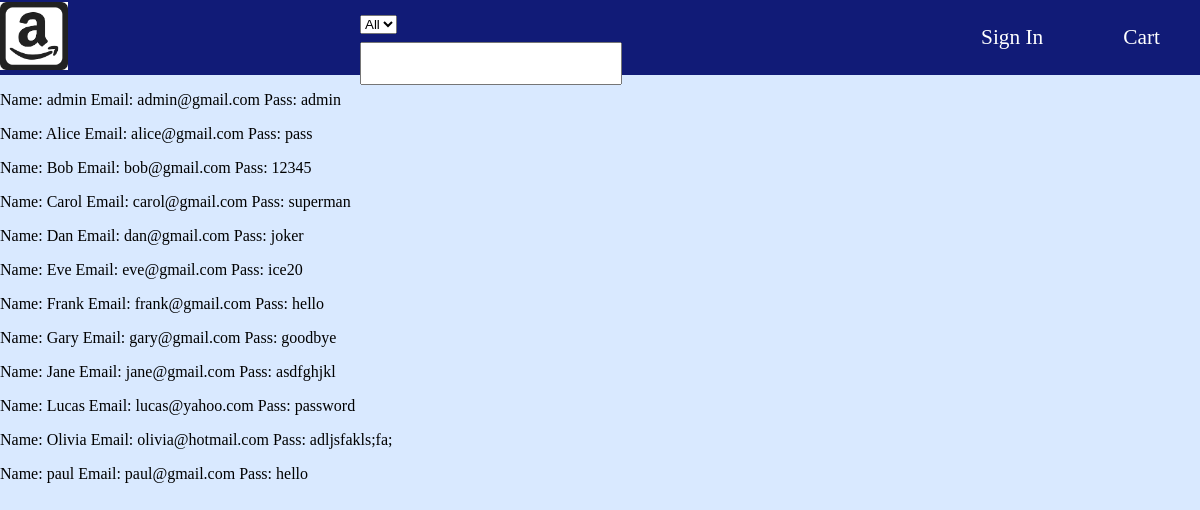
Page /databaseview on the earlier database version.
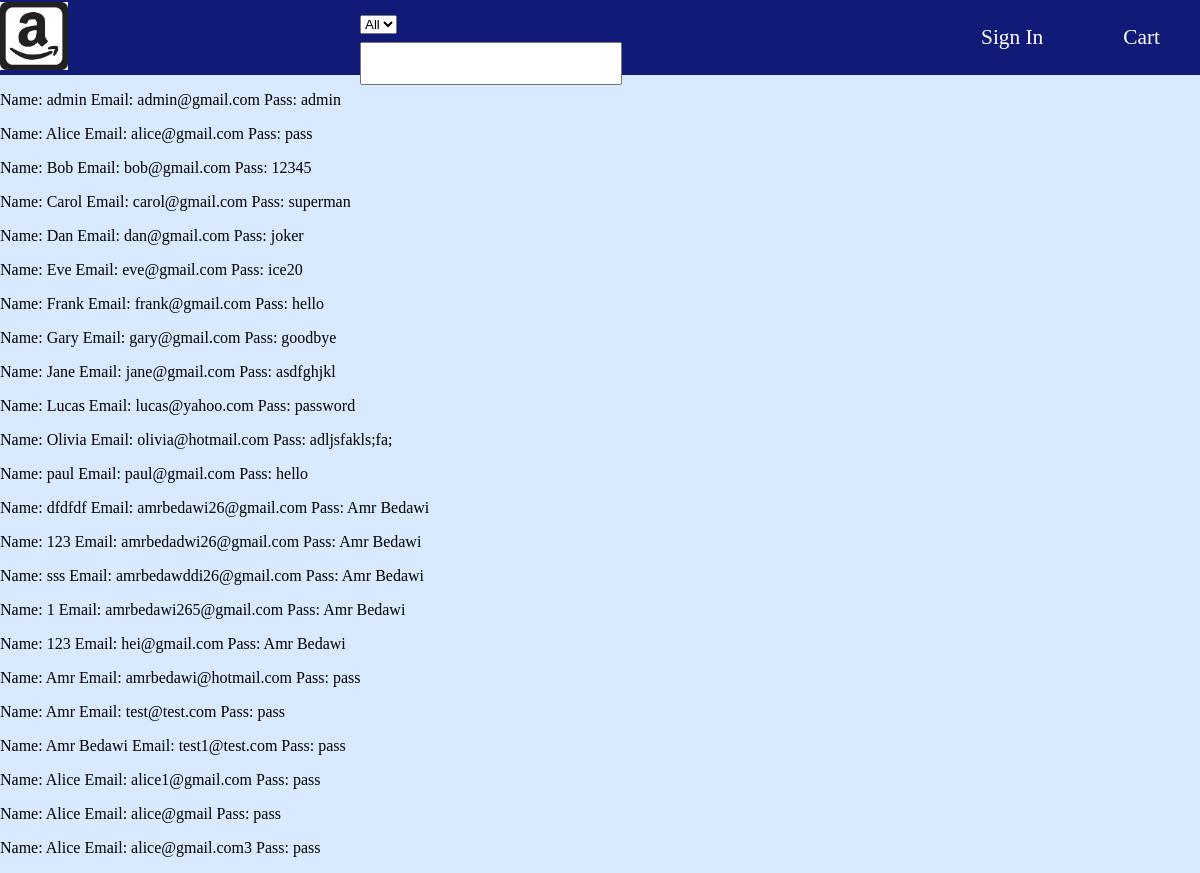
Same page on the later database version.
### models.py (models this page shows, shortened)
class User(Base):
    __tablename__ = 'users'
    id = Column(Integer, primary_key=True)
    email = Column(String(20), unique=True)
    name = Column(String(30), unique=False)
    password = Column(String(20), unique=False)
    balance = Column(Float, unique = False)
    type = Column(String(20), unique=False)
    street = Column(String(20), unique=False)
    city = Column(String(20), unique=False)
    zip = Column(Integer, unique=False)
    state = Column(String(2), unique=False)
    listings = relationship("Listing",back_populates="seller",cascade="all, delete-orphan")
    carts = relationship("Cart",back_populates="user",cascade="all, delete-orphan")
    orders_buy = relationship("Order",back_populates="user",primaryjoin="User.id==Order.user_id",cascade="all, delete-orphan")
    orders_sell = relationship("Order",back_populates="seller",primaryjoin="User.id==Order.seller_id",cascade="all, delete-orphan")
    reviews_buy = relationship("Review",back_populates="user",primaryjoin="User.id==Review.user_id",cascade="all, delete-orphan")
    reviews_sell = relationship("Review",back_populates="seller",primaryjoin="User.id==Review.seller_id",cascade="all, delete-orphan")
    warehouse = relationship("ManagerLocation",back_populates="manager",uselist=False,cascade="all, delete-orphan")
    __table_args__ = (
        CheckConstraint('type="User" OR type="Seller" OR type="Manager" OR type="ADMIN" '),
        CheckConstraint('balance >= 0'),{}
        )

### app.py (the view)
@app.route('/databaseview')
def databaseview():
    return render_template('databaseview.html', values=User.query.all())

### templates/databaseview.html
{% extends 'base.html' %}
{% block body %}
    {% for item in values%}
        <p> Name: {{item.name}} Email: {{item.email}} Pass: {{item.password}} </p>
    {% endfor %}
{% endblock %}

### templates/base.html (shortened to what this page needs)
<!DOCTYPE html>
<html lang="en">
<head>
    <link rel = "stylesheet" href = "{{ url_for('static', filename = 'css/main.css') }}">
</head>
<body>
    {% if type in ['ADMIN'] %}
    <div id = "top-bar">
        <ul id = "nav">
            <li><a href = "/cart" id = "cart">Cart</a></li>
            <li class = "dropdown">
                <a href = "javascript:void(0)" class = "dropmenu">Hi, {{ name }}</a>
                <div class = "dropmenu-content">
                    <a href = "/account">account</a>
                    <a href = "/wallet">balance</a>
                    <a href = "/history">order history</a>
                    <a href = "/browse">Browse Items</a>
                    <a href = "/logout">Log Out</a>
                </div>
            </li>
            <li><a href = "/test">Admin Page</a></li>
        </ul>
        <a href = "/">
            <img src = "{{ url_for('static', filename = 'img/logo1.png') }}" width = "68" height = "68" id = "logo">
        </a>
        <form id = "searchbar" action = "/search-results">
            <select name="search-cats" id="search-cats">
                <option value = "ALL"> All </option>
                {% for category in categories %}
                <option value = {{category.name}} > {{ category.name }} </option>
                {% endfor %}
            </select>
            <input id = "searchtext" type = "text" name = "searchtext">
        </form>
    </div>
    {% else %}
    <div id = "top-bar">
        <ul id = "nav">
            <li><a href = "/cart" id = "cart">Cart</a></li>
            <li class = "dropdown">
                <a href = "/login" class = "dropmenu">Sign In</a>
            </li>
        </ul>
        <a href = "/">
            <img src = "{{ url_for('static', filename = 'img/logo1.png') }}" width = "68" height = "68" id = "logo">
        </a>
        <form id = "searchbar" action = "/search-results">
            <select name="search-cats" id="search-cats">
                <option value = "ALL"> All </option>
            </select>
            <input id = "searchtext" type = "text" name = "searchtext">
        </form>
    </div>
    {% endif %}
    {% block body %}    {% endblock %}
</body>
</html>

### static/css/main.css (style rules this page uses)
body { margin: 0; background-color: rgb(217, 233, 255); }
#nav { list-style-type: none; margin: 0; padding: 0; overflow: hidden; background-color: rgb(17, 27, 119); }
#nav li { float: right; }
li a, .dropmenu { display: inline-block; color: white; text-align: center; font-size: 16pt; padding: 25px 40px; text-decoration: none; }
.dropdown { display: inline-block; }
#logo { position: absolute; top: 2%; }
#searchbar { position: absolute; left: 30%; top: 20%; }
#top-bar { position: relative; top: 0px; }
input[type=text], input[type=password] { width: 100%; padding: 12px 20px; margin: 8px 0; display: inline-block; box-sizing: border-box; }

Differences in the rows shown:
added User: name "dfdfdf", email "amrbedawi26@gmail.com", password "Amr Bedawi"
added User: name "123", email "amrbedadwi26@gmail.com", password "Amr Bedawi"
added User: name "sss", email "amrbedawddi26@gmail.com", password "Amr Bedawi"
added User: name "1", email "amrbedawi265@gmail.com", password "Amr Bedawi"
added User: name "123", email "hei@gmail.com", password "Amr Bedawi"
added User: name "Amr", email "amrbedawi@hotmail.com", password "pass"
added User: name "Amr", email "test@test.com", password "pass"
added User: name "Amr Bedawi", email "test1@test.com", password "pass"
added User: name "Alice", email "alice1@gmail.com", password "pass"
added User: name "Alice", email "alice@gmail", password "pass"
added User: name "Alice", email "alice@gmail.com3", password "pass"
